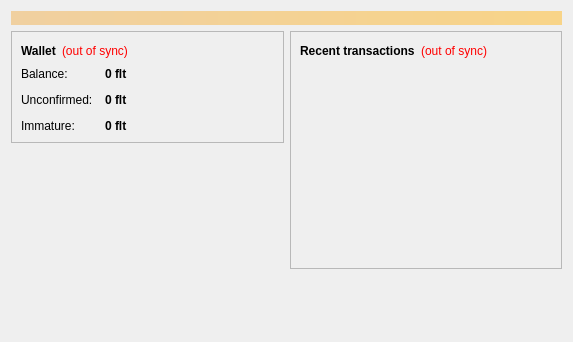
<?xml version="1.0" encoding="UTF-8"?>
<ui version="4.0">
 <class>OverviewPage</class>
 <widget class="QWidget" name="OverviewPage">
  <property name="geometry">
   <rect>
    <x>0</x>
    <y>0</y>
    <width>573</width>
    <height>342</height>
   </rect>
  </property>
  <property name="windowTitle">
   <string>Form</string>
  </property>
  <layout class="QVBoxLayout" name="topLayout">
   <item>
    <widget class="QLabel" name="labelAlerts">
     <property name="visible">
      <bool>false</bool>
     </property>
     <property name="styleSheet">
      <string notr="true">background-color: qlineargradient(x1: 0, y1: 0, x2: 1, y2: 0, stop:0 #F0D0A0, stop:1 #F8D488); color:#000000;</string>
     </property>
     <property name="wordWrap">
      <bool>true</bool>
     </property>
     <property name="margin">
      <number>3</number>
     </property>
    </widget>
   </item>
   <item>
    <layout class="QHBoxLayout" name="horizontalLayout" stretch="1,1">
     <item>
      <layout class="QVBoxLayout" name="verticalLayout_2">
       <item>
        <widget class="QFrame" name="frame">
         <property name="frameShape">
          <enum>QFrame::StyledPanel</enum>
         </property>
         <property name="frameShadow">
          <enum>QFrame::Raised</enum>
         </property>
         <layout class="QVBoxLayout" name="verticalLayout_4">
          <item>
           <layout class="QHBoxLayout" name="horizontalLayout_4">
            <item>
             <widget class="QLabel" name="label_5">
              <property name="font">
               <font>
                <weight>75</weight>
                <bold>true</bold>
               </font>
              </property>
              <property name="text">
               <string>Wallet</string>
              </property>
             </widget>
            </item>
            <item>
             <widget class="QLabel" name="labelWalletStatus">
              <property name="toolTip">
               <string>The displayed information may be out of date. Your wallet automatically synchronizes with the FliteCoin network after a connection is established, but this process has not completed yet.</string>
              </property>
              <property name="styleSheet">
               <string notr="true">QLabel { color: red; }</string>
              </property>
              <property name="text">
               <string notr="true">(out of sync)</string>
              </property>
              <property name="alignment">
               <set>Qt::AlignLeading|Qt::AlignLeft|Qt::AlignVCenter</set>
              </property>
             </widget>
            </item>
            <item>
             <spacer name="horizontalSpacer_2">
              <property name="orientation">
               <enum>Qt::Horizontal</enum>
              </property>
              <property name="sizeHint" stdset="0">
               <size>
                <width>40</width>
                <height>20</height>
               </size>
              </property>
             </spacer>
            </item>
           </layout>
          </item>
          <item>
           <layout class="QFormLayout" name="formLayout_2">
            <property name="fieldGrowthPolicy">
             <enum>QFormLayout::AllNonFixedFieldsGrow</enum>
            </property>
            <property name="horizontalSpacing">
             <number>12</number>
            </property>
            <property name="verticalSpacing">
             <number>12</number>
            </property>
            <item row="0" column="0">
             <widget class="QLabel" name="label">
              <property name="text">
               <string>Balance:</string>
              </property>
             </widget>
            </item>
            <item row="0" column="1">
             <widget class="QLabel" name="labelBalance">
              <property name="font">
               <font>
                <weight>75</weight>
                <bold>true</bold>
               </font>
              </property>
              <property name="cursor">
               <cursorShape>IBeamCursor</cursorShape>
              </property>
              <property name="toolTip">
               <string>Your current balance</string>
              </property>
              <property name="text">
               <string notr="true">0 flt</string>
              </property>
              <property name="textInteractionFlags">
               <set>Qt::LinksAccessibleByMouse|Qt::TextSelectableByKeyboard|Qt::TextSelectableByMouse</set>
              </property>
             </widget>
            </item>
            <item row="1" column="0">
             <widget class="QLabel" name="label_3">
              <property name="text">
               <string>Unconfirmed:</string>
              </property>
             </widget>
            </item>
            <item row="1" column="1">
             <widget class="QLabel" name="labelUnconfirmed">
              <property name="font">
               <font>
                <weight>75</weight>
                <bold>true</bold>
               </font>
              </property>
              <property name="cursor">
               <cursorShape>IBeamCursor</cursorShape>
              </property>
              <property name="toolTip">
               <string>Total of transactions that have yet to be confirmed, and do not yet count toward the current balance</string>
              </property>
              <property name="text">
               <string notr="true">0 flt</string>
              </property>
              <property name="textInteractionFlags">
               <set>Qt::LinksAccessibleByMouse|Qt::TextSelectableByKeyboard|Qt::TextSelectableByMouse</set>
              </property>
             </widget>
            </item>
            <item row="2" column="0">
             <widget class="QLabel" name="labelImmatureText">
              <property name="text">
               <string>Immature:</string>
              </property>
             </widget>
            </item>
            <item row="2" column="1">
             <widget class="QLabel" name="labelImmature">
              <property name="font">
               <font>
                <weight>75</weight>
                <bold>true</bold>
               </font>
              </property>
              <property name="toolTip">
               <string>Mined balance that has not yet matured</string>
              </property>
              <property name="text">
               <string notr="true">0 flt</string>
              </property>
              <property name="textInteractionFlags">
               <set>Qt::LinksAccessibleByMouse|Qt::TextSelectableByKeyboard|Qt::TextSelectableByMouse</set>
              </property>
             </widget>
            </item>
           </layout>
          </item>
         </layout>
        </widget>
       </item>
       <item>
        <spacer name="verticalSpacer">
         <property name="orientation">
          <enum>Qt::Vertical</enum>
         </property>
         <property name="sizeHint" stdset="0">
          <size>
           <width>20</width>
           <height>40</height>
          </size>
         </property>
        </spacer>
       </item>
      </layout>
     </item>
     <item>
      <layout class="QVBoxLayout" name="verticalLayout_3">
       <item>
        <widget class="QFrame" name="frame_2">
         <property name="frameShape">
          <enum>QFrame::StyledPanel</enum>
         </property>
         <property name="frameShadow">
          <enum>QFrame::Raised</enum>
         </property>
         <layout class="QVBoxLayout" name="verticalLayout">
          <item>
           <layout class="QHBoxLayout" name="horizontalLayout_2">
            <item>
             <widget class="QLabel" name="label_4">
              <property name="text">
               <string>&lt;b&gt;Recent transactions&lt;/b&gt;</string>
              </property>
             </widget>
            </item>
            <item>
             <widget class="QLabel" name="labelTransactionsStatus">
              <property name="toolTip">
               <string>The displayed information may be out of date. Your wallet automatically synchronizes with the FliteCoin network after a connection is established, but this process has not completed yet.</string>
              </property>
              <property name="styleSheet">
               <string notr="true">QLabel { color: red; }</string>
              </property>
              <property name="text">
               <string notr="true">(out of sync)</string>
              </property>
              <property name="alignment">
               <set>Qt::AlignRight|Qt::AlignTrailing|Qt::AlignVCenter</set>
              </property>
             </widget>
            </item>
            <item>
             <spacer name="horizontalSpacer">
              <property name="orientation">
               <enum>Qt::Horizontal</enum>
              </property>
              <property name="sizeHint" stdset="0">
               <size>
                <width>40</width>
                <height>20</height>
               </size>
              </property>
             </spacer>
            </item>
           </layout>
          </item>
          <item>
           <widget class="QListView" name="listTransactions">
            <property name="styleSheet">
             <string notr="true">QListView { background: transparent; }</string>
            </property>
            <property name="frameShape">
             <enum>QFrame::NoFrame</enum>
            </property>
            <property name="verticalScrollBarPolicy">
             <enum>Qt::ScrollBarAlwaysOff</enum>
            </property>
            <property name="horizontalScrollBarPolicy">
             <enum>Qt::ScrollBarAlwaysOff</enum>
            </property>
            <property name="selectionMode">
             <enum>QAbstractItemView::NoSelection</enum>
            </property>
           </widget>
          </item>
         </layout>
        </widget>
       </item>
       <item>
        <spacer name="verticalSpacer_2">
         <property name="orientation">
          <enum>Qt::Vertical</enum>
         </property>
         <property name="sizeHint" stdset="0">
          <size>
           <width>20</width>
           <height>40</height>
          </size>
         </property>
        </spacer>
       </item>
      </layout>
     </item>
    </layout>
   </item>
  </layout>
 </widget>
 <resources/>
 <connections/>
</ui>
